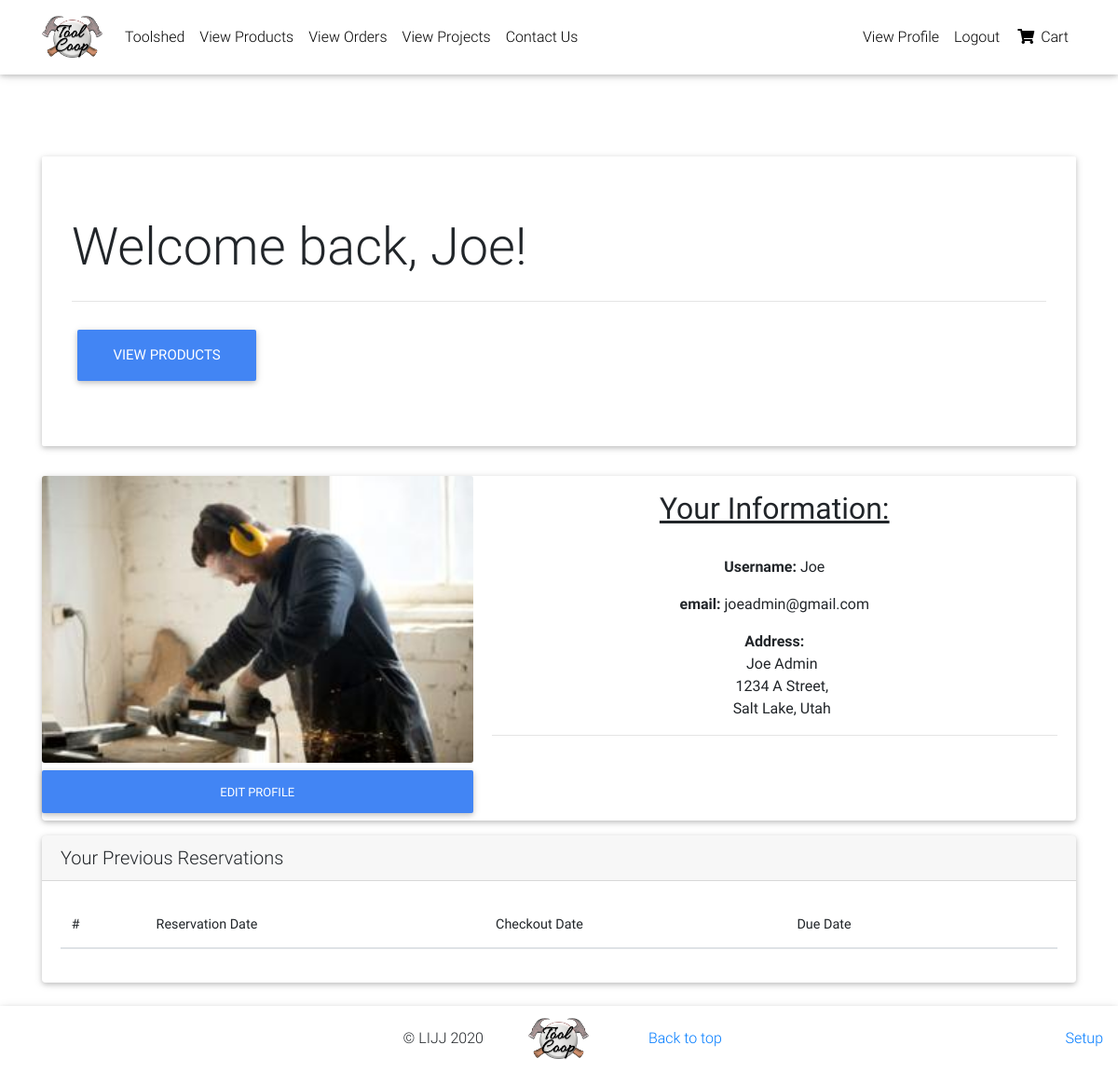
Page /profile/ (signed in) on the committed database.
### backend/models.py (models this page shows, shortened)
class Profile(models.Model):
    user = models.OneToOneField(User, on_delete=models.CASCADE)
    address1 = models.CharField(max_length=200, blank=True)
    address2 = models.CharField(max_length=50, blank=True)
    city = models.CharField(max_length=100, blank=True)
    state = models.CharField(max_length=50, blank=True)
    phone = models.CharField(max_length=15, blank=True)
    image = models.ImageField(default='default.png', upload_to='profile_pic')

### backend/views.py (the view)
# urls.py: path('profile/', profile, name='profile'),
@login_required
def profile(request):
    if request.method == 'POST':
        u_form = UserUpdateForm(request.POST, instance=request.user)
        p_form = ProfileUpdateForm(request.POST, request.FILES, instance=request.user.profile)
        if u_form.is_valid() and p_form.is_valid():
            u_form.save()
            p_form.save()
        profile = Profile.objects.get(user=request.user)
        orders = Order.objects.filter(user=request.user)
        context = {
            'profile' : profile,
            'orders' : orders,
            'u_form' : u_form,
            'p_form' : p_form
        }
        return render(request, 'backend/profile.html',context)
    else:
        profile = Profile.objects.get(user=request.user)
        orders = Order.objects.filter(user=request.user)
        print(profile.image.url)
        u_form = UserUpdateForm(instance=request.user)
        p_form = ProfileUpdateForm(instance=request.user.profile)
        context = {
            'profile' : profile,
            'orders' : orders,
            'u_form' : u_form,
            'p_form' : p_form
        }
        return render(request, 'backend/profile.html',context)

### backend/templates/backend/profile.html (shortened to what this page needs)
{% extends "backend/base.html" %}
{% load crispy_forms_tags %}
{% block content %}
<main class="mt-5 pt-4">
  <div class="jumbotron">
    <h1 class="display-4">Welcome back, {{user.first_name }}!</h1>
    <hr class="my-4">
    <a class="btn btn-primary btn-lg" href="{% url 'inventory' %}" role="button">View Products</a>
  </div>
    <div class="card mb-3">
        <div class="row no-gutters">
          <div class="col-md-5">
            <img src="{{ user.profile.image.url }}" class="card-img" alt="{{ user.profile.image.url }}">
            <button type="button"class="btn btn-primary btn-block my-2" data-toggle="modal" data-target="#exampleModal">
              Edit Profile
            </button>
          </div>
          <div class="col-md-7">
            <div class="card-body text-center py-3">
                <h2><u>Your Information:</u></h2>
                <br>
                <p>
                  <span class="font-weight-bold"> Username:</span>
                  {{ user.username }}
                </p>
                <p>
                    <span class="font-weight-bold"> email:</span>
                    {{ user.email }}
                </p>
                  <span class="font-weight-bold"> Address:</span>
                  <div class="text-center ml-3">
                    <p>{{ user.first_name }} {{ user.last_name}}
                      <br>
                      {{ profile.address1 }}, {{ profile.address2 }}
                      <br>
                      {{ profile.city }}, {{ profile.state }}
                    </p>
                  </div>
                <hr>
            </div>
          </div>
        </div>
      </div>
      <div class="card">
        <h5 class="card-header">Your Previous Reservations</h5>
        <div class="card-body">
          <table class="table">
            <thead>
              <tr>
                <th scope="col">#</th>
                <th scope="col">Reservation Date</th>
                <th scope="col">Checkout Date</th>
                <th scope="col">Due Date</th>
                <th scope="col"></th>
              </tr>
            </thead>
          </table>
        </div>
      </div>
</main>
{% endblock content %}

### backend/templates/backend/base.html (style rules this page uses)
html, body, header, .carousel { height: 60vh; }

### rows in the picture
Profile: address1 "1234 A Street", city "Salt Lake", state "Utah"

### other values in the picture
{{ user.first_name }} "Joe"
{{ user.username }} "Joe"
{{ user.email }} "joeadmin@gmail.com"
{{ user.last_name }} "Admin"
